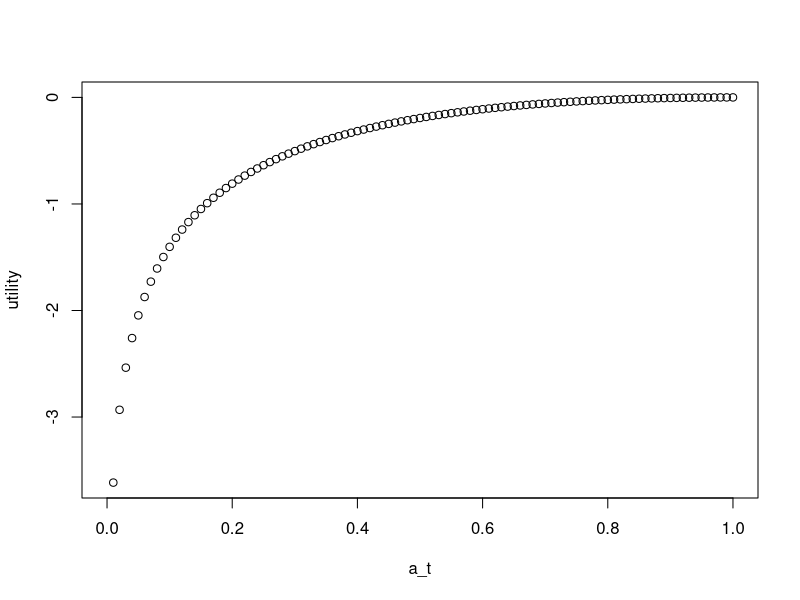

R code for this plot: (Note: this script raises an error after producing the figure.)
#
# Script for the EPI-ECON modelling work: SIR with intervention (optimal policy)
#
# - Reproduction of Farboodi et al (2021) code: "Solution" 
# - Disease dynamics with intervention
# - Laissez-Faire: Mathematica code with alpha=1 shows Health Cost: 11374, and Activity Cost: 1277
# - optimal policy: 
#      - Mathematica code with alpha=0 shows Health Cost: 860, and Activity Cost: 7227
#      - manuscript shows a(t)=0.6
#
######################################################### #

rm(list=ls())
library(ggplot2)
library(deSolve)

# Plot results
library(ggplot2)
library(gridExtra)

# Parameters
parameters <- list(
  gamma = 1/7,             # Recovery rate (γ)
  beta = 3/10 + 1/7,       # Transmission rate (β)
  delta = 0.67 / 365,      # Arrival rate of cure (δ)
  rho = 0.05 / 365,        # Discounting rate (ρ)
  pi = 0.0062,             # Infection fatality rate (π)
  kappa = 197,             # Expected cost of infection (κ)
  ni0 = 0.0000527025093365949,         # Initial infected population (Ni0)
  ns0 = 0.999922203320773,         # Initial susceptible population (Ns0)
  nr0 = 0.00002484,        # Initial recovered population (Nr0)
  nd0 = 0.000000156,       # Initial dead population (Nd0)
  alpha =0,               # Altruism parameter (0 means optimal policy)
  fx = 123
 # scenario="optimal-policy" # Exchange rate multiplier for USD conversion
)

# tolerance values
nifinal <- 10^-9    # not used yet
tolerance <- 10^-6  # not used yet

# Optimal activity a(t) based on utility function
a_function <- function(alpha, beta, ns, ni, lambda_s, lambda_i) {

  diff_lambda <- lambda_s - lambda_i
  sqrt_term <- ns + ni + 4 * (1 + alpha) * beta * ni * ns * diff_lambda
  
  print(paste("diff_lambda =", diff_lambda))
  print(paste("sqrt_term =", sqrt_term))

  # defensive check
  if (sqrt_term < 0 ||diff_lambda == 0) {
    return(1)  # Prevent complex values or division by zero
  }

  num <- -(ns + ni) + sqrt(ns + ni) * sqrt(sqrt_term)
  denom <- 2 * (1 + alpha) * beta * ns * ni * diff_lambda
  return(num/denom)  # Ensure activity remains between [0,1] return(max(min(num / denom, 1), 0))
}


# Utility function
# utility_type = "log"
utility_function <- function(a_t) {
    return(log(a_t) - a_t + 1)
}

# explore activity-utility relationship
a_t <- seq(0,1,0.01)
plot(a_t,utility_function(seq(0,1,0.01)),ylab='utility')

## for debugging
# attach(parameters)
# attach(as.list(initial_state))

# Define the SIR model function including costates, recovered, dead, and separate costs
sir_costate_model <- function(time, state, parameters) { 
  with(as.list(c(state, parameters)), { # this statements enables the use of the parameter and state names
     
    # Debugging print statements
    print(paste("t =", time))
    print(paste("Ns =", Ns))
    print(paste("Ni =", Ni))
    print(paste("Lambda_s =", Lambda_s))
   print(paste("Lambda_i =", Lambda_i))
   
    # Calculate optimal action based on utility type
    a_t <- a_function(alpha, beta, Ns, Ni, Lambda_s, Lambda_i)

    
    # stopping condition
    if(Ni < nifinal){
      return(list(rep(0,12)))
    }
 
    # Calculate utility of action
    u_a <- utility_function(a_t)
  
    # Differential equations for SIR model with costates
    dNs <- -beta * a_t^2 * Ns * Ni
    dNi <- beta * a_t^2 * Ns * Ni  - gamma * Ni 
    dNr <- gamma * Ni * (1 - pi)
    dNd <- gamma * Ni * pi
    
    # # Costate equations
    dLambda_s <- (rho + delta) * Lambda_s - u_a - (Lambda_i - Lambda_s) * beta * a_t^2 * Ni
    dLambda_i <- (rho + delta) * Lambda_i - u_a - alpha * (Lambda_i - Lambda_s) * beta * a_t^2 * Ns + gamma * (kappa + Lambda_i)
    
    # cost calculations
    dHealthCost <- fx * (exp(-(rho + delta) * time) * gamma * kappa * Ni)
    dSocialActivityCost <- -fx * (exp(-(rho + delta) * time) * (Ns + Ni) * u_a)  # note: negative
    
    # Total cost is the sum of cumulative costs
    dTotalCost <- dHealthCost + dSocialActivityCost

    # Reproduction number
    R0 = beta / gamma
    R_t = R0 * a_t^2 * Ns
    
    
    print(paste("a_t =", a_t))
    # Return the rate of change for each state variable
    return(list(c(dNs, dNi, dNr, dNd, dLambda_s, dLambda_i, dHealthCost, dSocialActivityCost, dTotalCost, a_t, u_t , R_t)))
  })
}

#a_t2<-a_function(parameters$alpha, parameters$beta, parameters$ns0, parameters$ni0, -102.859, -194.343)
u_t0<-utility_function(0.9978751)

# Initial state variables including separate costs
initial_state <- c(Ns = parameters$ns0, 
                   Ni = parameters$ni0, 
                   Nr = parameters$nr0, 
                   Nd = parameters$nd0,
                   Lambda_s = -102.859768242236,#Lambda_values[1], -102.859	-194.343, -164.924, -29822.368
                   Lambda_i = -194.343405878049,#Lambda_values[2], -165.651	-21985.5 #-165.618 -22490.5
                   HealthCost = 0, 
                   SocialActivityCost = 0, 
                   TotalCost = 0,
                   a_t = 0.997873982271116, #0.61904
                   u_t = u_t0,#-0101193
                   R_t = 0) # Lambda_s = -165,#Lambda_values[1], -102.859	-194.343 Lambda_i = -21985.5,#Lambda_values[2], -165.651	-21985.5
#initial_state <- as.numeric(initial_state)
#names(initial_state) <- c("Ns", "Ni", "Nr", "Nd", "Lambda_s", "Lambda_i", 
             #             "HealthCost", "SocialActivityCost", "TotalCost", "a_t", "u_t", "R_t")

# Adjust values dynamically based on `alpha`
#if (parameters$alpha == 1) {
#  initial_state$Lambda_s <- -165.651
#  initial_state$Lambda_i <- -21958.5
#}

# Convert list to named numeric vector for `ode()`
#initial_state <- unlist(initial_state)
# Time sequence for pre-shock
#time_pre_shock <- seq(0, 20, by = 1)

evaluation_times <- c(
  0.000071152, 0.000142304, 0.000213456, 0.000284608, 0.000355576, 0.000498064,
  0.000640368, 0.00206341, 0.00348645, 0.00490949, 0.0191399, 0.0333703,
  0.0476007, 0.189905, 0.332209, 0.474513, 1.89755, 3.32059, 4.74363,
  12.0241, 19.3046
)

# Your desired output times (e.g., days 1 through 20)
#desired_output_times <- 1:20

# Combine and sort them into a unique time vector
#all_times <- sort(unique(c(evaluation_times, desired_output_times)))

# Solve the model
#output_intervention <- ode(y = initial_state, 
       #                    times = time_pre_shock, 
         #                  func  = sir_costate_model, 
         #                  parms = parameters,
                           #method= "lsoda",#method="rk4" "bdf" "euler"
         #                  method="lsoda"
                           output_intervention <- ode(
                             y = initial_state, 
                             times = evaluation_times, 
                             func = sir_costate_model, 
                             parms = parameters,
                             method = "rk4"   # lsoda automatically handles stiff/non-stiff transitions
                                    # tighten absolute tolerance
                                   # tighten relative tolerance
                                    # limit maximum step size
                                 # allow plenty of steps to avoid premature termination
                           )
#) #tcrit = time_pre_shock)
                           
                           df_custom <- as.data.frame(output_intervention)
                           # Desired integer times
                           desired_times <- 1:20
                           df_report <- data.frame(time = desired_times)
                           
                           # Prepare a data frame for the interpolated results
                           df_report <- data.frame(time = desired_times)
                           
                           # For each state variable, interpolate from df_custom
                           df_report$Ni <- approx(x = df_custom$time, y = df_custom$Ni,
                                                  xout = desired_times)$y
                           df_report$Ns <- approx(x = df_custom$time, y = df_custom$Ns,
                                                  xout = desired_times)$y
                           df_report$Nr <- approx(x = df_custom$time, y = df_custom$Nr,
                                                  xout = desired_times)$y
                           df_report$a_t  <- approx(x = df_custom$time, y = df_custom$a_t,  xout = desired_times, rule = 2)$y
                           # etc. for any other variables
                           
                           # Check the results
                           df_report
                           print(df_report)
                           
                                                     
                           output_df <- as.data.frame(output_intervention)
                           
                           # Subset the results at your desired output times
                           output_at_desired <- output_df[output_df$time %in% desired_times, ]
                          print(output_at_desired) 
                           
print(output_intervention)
output_intervention_df <- as.data.frame(output_intervention)
print(output_intervention_df$a_t)


#output_intervention_df$a_t <- c(output_intervention_df$a_t[-1], output_intervention_df$a_t[nrow(output_intervention_df)])


#output_intervention_df <- output_intervention_df[output_intervention_df$time %% 1 == 0, ]

print(unique(output_intervention_df$time))
output_intervention_df$a_t <- c(output_intervention_df$a_t[1],diff(output_intervention_df$a_t))
print(output_intervention_df$a_t)
output_intervention_df$u_t <- c(output_intervention_df$u_t[1],diff(output_intervention_df$u_t))
print(output_intervention_df$u_t)



#output_intervention_df$R_t <- c(output_intervention_df$R_t[1],diff(output_intervention_df$R_t))


print(output_intervention_df[, c("time", "Ns", "Ni", "a_t", "u_t", "Lambda_s", "Lambda_i")])
# Install and load the writexl package if not already installed

library(writexl)

# Prepare the data frame with key variables: time, Ns, Ni, activity (a_t), utility (u_t), Lambda_s, and Lambda_i
export_data <- output_intervention_df[, c("time", "Ns", "Ni", "a_t", "u_t", "Lambda_s", "Lambda_i")]
# Define the file path
file_path <- "C:/Users/Bart Smets/OneDrive/Documenten/GitHub/github map/SIR_OutputLF.xlsx"
# Export the data frame to an Excel file
write_xlsx(export_data, file_path)
print(export_data)


# Main SIR plot
p1 <- ggplot(output_intervention_df, aes(x = time)) +
  geom_line(aes(y = Ns, color = "Susceptible")) +
  geom_line(aes(y = Ni, color = "Infected")) +
  geom_line(aes(y = Nr, color = "Recovered")) +
  labs(y = "Proportion", title = "SIR Model with Optimal Control") +
  theme_minimal()

# Lambda values plot
p2 <- ggplot(output_intervention_df, aes(x = time)) +
  geom_line(aes(y = Lambda_s, color = "Lambda_s")) +
  geom_line(aes(y = Lambda_i, color = "Lambda_i")) +
  labs(y = "Lambda Values", title = "Costate Variables") +
  theme_minimal()

#Cost values plot
p3 <- ggplot(output_intervention_df, aes(x = time)) +
  geom_line(aes(y = HealthCost, color = "HealthCost")) +
  geom_line(aes(y = SocialActivityCost, color = "SocialActivityCost")) +
  geom_line(aes(y = TotalCost, color = "TotalCost")) +
  labs(y = "Cost", title = "Cost results") +
  theme_minimal()

#utility and activity values plot
p4 <- ggplot(output_intervention_df, aes(x = time)) +
  geom_line(aes(y = a_t, color = "a_t")) +
  geom_line(aes(y = u_t, color = "u_T")) +
  labs(y = "a_t and u_t", title = "Activity and Utility loss") +
  theme_minimal()

#utility and activity values plot
p5 <- ggplot(output_intervention_df, aes(x = time)) +
  geom_line(aes(y = R_t, color = "R_t")) 
  labs(y = "R_t", title = "Reproduction number") +
  theme_minimal()

 
  output_intervention_df_limited<-subset(output_intervention_df,time<=100)
  
  # Plot Lambda_s and Lambda_i over time
  ggplot(output_intervention_df_limited, aes(x = time)) +
    geom_line(aes(y = Lambda_s, color = "Lambda_s")) +
    geom_line(aes(y = Lambda_i, color = "Lambda_i")) +
    labs(y = "Lambda values", title = "Costate Variables Over Time", x = "Time (days)") +
    scale_color_manual(name = "Legend", values = c("Lambda_s" = "blue", "Lambda_i" = "red")) +
    theme_minimal()
  
# Arrange the plots
grid.arrange(p1, p2, p3, p4, p5, ncol = 2)

# Print final costs and costates
output_final <- tail(output_intervention_df, 1)
cat("Final Lambda_s:", output_final$Lambda_s, "\n")
cat("Final Lambda_i:", output_final$Lambda_i, "\n")
cat("Final Health Cost (per capita):", output_final$HealthCost, "\n")
cat("Final Social Activity Cost (per capita):", output_final$SocialActivityCost, "\n")
cat("Final Total Cost (per capita):", output_final$TotalCost, "\n")
